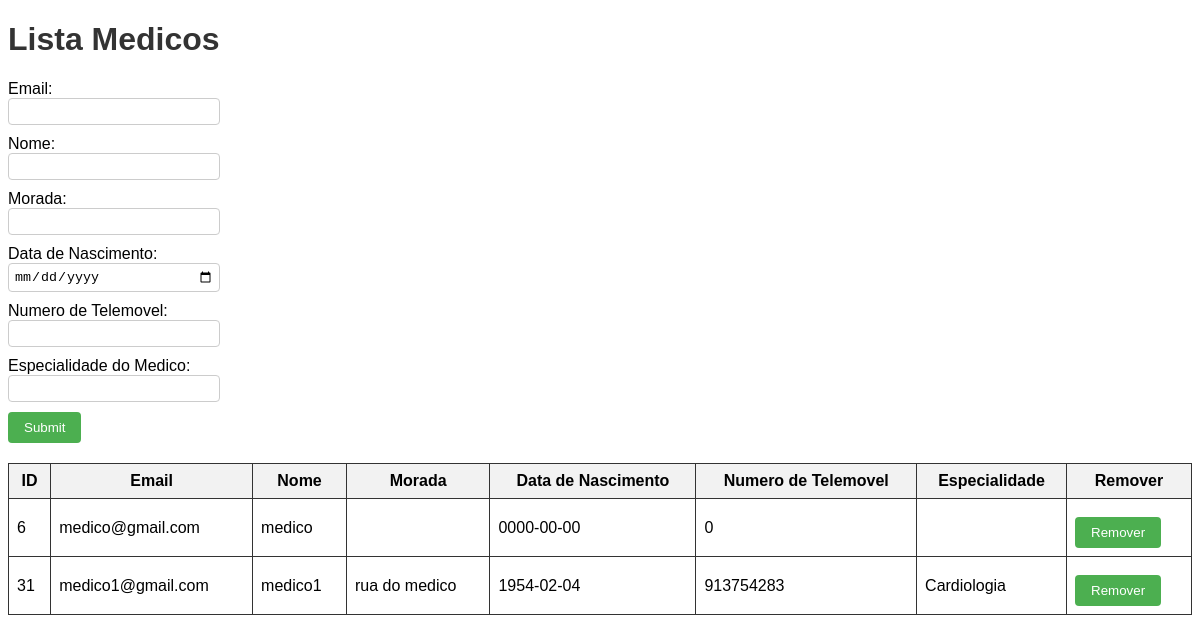
Page /Medico/listamedicos.php on the committed database.
### tables this page shows
CREATE TABLE `users` (
  `id` int(9) NOT NULL,
  `email` varchar(250) NOT NULL,
  `nome` varchar(250) NOT NULL,
  `password` varchar(250) NOT NULL,
  `type` varchar(10) NOT NULL,
  `morada` varchar(250) NOT NULL,
  `data_nascimento` date NOT NULL,
  `nr_telemovel` int(9) NOT NULL,
  `especialidade` varchar(250) NOT NULL
);

### Medico/listamedicos.php (the view, shortened to what this page needs)
<!DOCTYPE html>
<html>
<head>
</head>
<body>
    <h1>Lista Medicos</h1>
    <?php
    $servername = "localhost";
    $dbusername = "root";
    $dbpassword = "";
    $dbname = "medisep";
    $connection = new mysqli($servername, $dbusername, $dbpassword, $dbname);
    ?>
    <form method="POST" action="<?php echo htmlspecialchars($_SERVER["PHP_SELF"]); ?>">
        <label for="email">Email:</label>
        <input type="email" id="email" name="email" required><br>
        <label for="nome">Nome:</label>
        <input type="text" id="nome" name="nome"><br>
        <label for="morada">Morada:</label>
        <input type="text" id="morada" name="morada"><br>
        <label for="data_nascimento">Data de Nascimento:</label>
        <input type="date" id="data_nascimento" name="data_nascimento"><br>
        <label for="nr_telemovel">Numero de Telemovel:</label>
        <input type="tel" id="nr_telemovel" name="nr_telemovel"><br>
        <label for="especialidade">Especialidade do Medico:</label>
        <input type="text" id="especialidade" name="especialidade"><br>
        <input type="submit" name="add_user" value="Submit">
    </form>
    <?php
    $query = "SELECT id, email, nome, morada, data_nascimento, nr_telemovel, especialidade FROM users WHERE type = 'medico'";
    $result = mysqli_query($connection, $query);
    if ($result && mysqli_num_rows($result) > 0) {
        echo '<table>';
        echo '<thead>';
        echo '<tr>';
        echo '<th>ID</th>';
        echo '<th>Email</th>';
        echo '<th>Nome</th>';
        echo '<th>Morada</t;h>';
        echo '<th>Data de Nascimento</th>';
        echo '<th>Numero de Telemovel</th>';
        echo '<th>Especialidade</th>';
        echo '<th>Remover</th>';
        echo '</tr>';
        echo '</thead>';
        echo '<tbody>';
        while ($row = mysqli_fetch_assoc($result)) {
            echo '<tr>';
            echo '<td>' . $row['id'] . '</td>';
            echo '<td>' . $row['email'] . '</td>';
            echo '<td>' . $row['nome'] . '</td>';
            echo '<td>' . $row['morada'] . '</td>';
            echo '<td>' . $row['data_nascimento'] . '</td>';
            echo '<td>' . $row['nr_telemovel'] . '</td>';
            echo '<td>' . $row['especialidade'] . '</td>';
            echo '<td>';
            echo '<form method="POST" action="' . htmlspecialchars($_SERVER["PHP_SELF"]) . '">';
            echo '<input type="submit" name="remove_user" value="Remover">';
            echo '</form>';
            echo '</td>';
            echo '</tr>';
        }
        echo '</tbody>';
        echo '</table>';
    } else {
        echo '<p>Não existem Medicos para apresentar.</p>';
    }
    ?>
</body>
</html>

### Medico/listamedicos.php (style rules this page uses)
body { font-family: Arial, sans-serif; }
h1 { color: #333; }
table { width: 100%; border-collapse: collapse; margin-top: 20px; }
table, th, td { border: 1px solid #333; padding: 8px; }
th { background-color: #f2f2f2; }
label { display: block; margin-top: 10px; }
input[type="email"], input[type="text"], input[type="date"], input[type="tel"] { width: 200px; padding: 5px; border: 1px solid #ccc; border-radius: 4px; }
input[type="submit"] { margin-top: 10px; padding: 8px 16px; background-color: #4caf50; color: white; border: none; border-radius: 4px; cursor: pointer; }

### rows in the picture
users: id "6", email "medico@gmail.com", nome "medico", data_nascimento "0000-00-00", nr_telemovel "0"
users: id "31", email "medico1@gmail.com", nome "medico1", morada "rua do medico", data_nascimento "1954-02-04", nr_telemovel "913754283", especialidade "Cardiologia"
